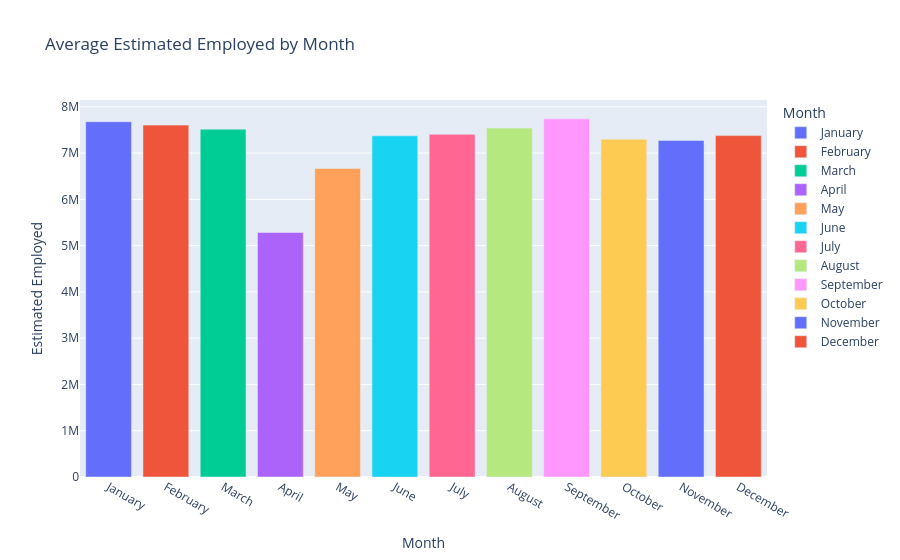

The code cell stored with this chart in its notebook:
### Code cell
month_order = [
    "January",
    "February",
    "March",
    "April",
    "May",
    "June",
    "July",
    "August",
    "September",
    "October",
    "November",
    "December"
]


monthly_employment["Month"] = pd.Categorical(
    monthly_employment["Month"],
    categories=month_order,
    ordered=True
)


monthly_employment = monthly_employment.sort_values(
    "Month"
)


fig = px.bar(
    monthly_employment,
    x="Month",
    y="Estimated Employed",
    color="Month",
    title="Average Estimated Employed by Month"
)

fig.show()

### Figure 1 — Plotly figure (JSON) as saved in the notebook; plotly's stock layout.template omitted (floating-point values rounded to 4 significant figures)
{"data": [{"hovertemplate": "Month=%{x}<br>Estimated Employed=%{y}<extra></extra>", "legendgroup": "January", "marker": {"color": "#636efa", "pattern": {"shape": ""}}, "name": "January", "orientation": "v", "showlegend": true, "textposition": "auto", "type": "bar", "x": ["January"], "xaxis": "x", "y": [7677000.0], "yaxis": "y"}, {"hovertemplate": "Month=%{x}<br>Estimated Employed=%{y}<extra></extra>", "legendgroup": "February", "marker": {"color": "#EF553B", "pattern": {"shape": ""}}, "name": "February", "orientation": "v", "showlegend": true, "textposition": "auto", "type": "bar", "x": ["February"], "xaxis": "x", "y": [7604000.0], "yaxis": "y"}, {"hovertemplate": "Month=%{x}<br>Estimated Employed=%{y}<extra></extra>", "legendgroup": "March", "marker": {"color": "#00cc96", "pattern": {"shape": ""}}, "name": "March", "orientation": "v", "showlegend": true, "textposition": "auto", "type": "bar", "x": ["March"], "xaxis": "x", "y": [7517000.0], "yaxis": "y"}, {"hovertemplate": "Month=%{x}<br>Estimated Employed=%{y}<extra></extra>", "legendgroup": "April", "marker": {"color": "#ab63fa", "pattern": {"shape": ""}}, "name": "April", "orientation": "v", "showlegend": true, "textposition": "auto", "type": "bar", "x": ["April"], "xaxis": "x", "y": [5283000.0], "yaxis": "y"}, {"hovertemplate": "Month=%{x}<br>Estimated Employed=%{y}<extra></extra>", "legendgroup": "May", "marker": {"color": "#FFA15A", "pattern": {"shape": ""}}, "name": "May", "orientation": "v", "showlegend": true, "textposition": "auto", "type": "bar", "x": ["May"], "xaxis": "x", "y": [6667000.0], "yaxis": "y"}, {"hovertemplate": "Month=%{x}<br>Estimated Employed=%{y}<extra></extra>", "legendgroup": "June", "marker": {"color": "#19d3f3", "pattern": {"shape": ""}}, "name": "June", "orientation": "v", "showlegend": true, "textposition": "auto", "type": "bar", "x": ["June"], "xaxis": "x", "y": [7372000.0], "yaxis": "y"}, {"hovertemplate": "Month=%{x}<br>Estimated Employed=%{y}<extra></extra>", "legendgroup": "July", "marker": {"color": "#FF6692", "pattern": {"shape": ""}}, "name": "July", "orientation": "v", "showlegend": true, "textposition": "auto", "type": "bar", "x": ["July"], "xaxis": "x", "y": [7404000.0], "yaxis": "y"}, {"hovertemplate": "Month=%{x}<br>Estimated Employed=%{y}<extra></extra>", "legendgroup": "August", "marker": {"color": "#B6E880", "pattern": {"shape": ""}}, "name": "August", "orientation": "v", "showlegend": true, "textposition": "auto", "type": "bar", "x": ["August"], "xaxis": "x", "y": [7540000.0], "yaxis": "y"}, {"hovertemplate": "Month=%{x}<br>Estimated Employed=%{y}<extra></extra>", "legendgroup": "September", "marker": {"color": "#FF97FF", "pattern": {"shape": ""}}, "name": "September", "orientation": "v", "showlegend": true, "textposition": "auto", "type": "bar", "x": ["September"], "xaxis": "x", "y": [7739000.0], "yaxis": "y"}, {"hovertemplate": "Month=%{x}<br>Estimated Employed=%{y}<extra></extra>", "legendgroup": "October", "marker": {"color": "#FECB52", "pattern": {"shape": ""}}, "name": "October", "orientation": "v", "showlegend": true, "textposition": "auto", "type": "bar", "x": ["October"], "xaxis": "x", "y": [7298000.0], "yaxis": "y"}, {"hovertemplate": "Month=%{x}<br>Estimated Employed=%{y}<extra></extra>", "legendgroup": "November", "marker": {"color": "#636efa", "pattern": {"shape": ""}}, "name": "November", "orientation": "v", "showlegend": true, "textposition": "auto", "type": "bar", "x": ["November"], "xaxis": "x", "y": [7274000.0], "yaxis": "y"}, {"hovertemplate": "Month=%{x}<br>Estimated Employed=%{y}<extra></extra>", "legendgroup": "December", "marker": {"color": "#EF553B", "pattern": {"shape": ""}}, "name": "December", "orientation": "v", "showlegend": true, "textposition": "auto", "type": "bar", "x": ["December"], "xaxis": "x", "y": [7377000.0], "yaxis": "y"}], "layout": {"barmode": "relative", "legend": {"title": {"text": "Month"}, "tracegroupgap": 0}, "title": {"text": "Average Estimated Employed by Month"}, "xaxis": {"anchor": "y", "categoryarray": ["January", "February", "March", "April", "May", "June", "July", "August", "September", "October", "November", "December"], "categoryorder": "array", "domain": [0, 1], "title": {"text": "Month"}}, "yaxis": {"anchor": "x", "domain": [0, 1], "title": {"text": "Estimated Employed"}}}}
